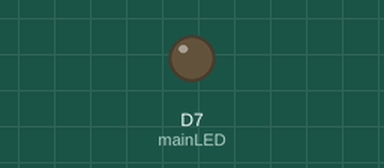
A sketch run on a simulated ESP8266 (NodeMCU). Shown: output pins drawn as LEDs (lit = HIGH).

Above: at 0.5 s.
At 27.0 s:
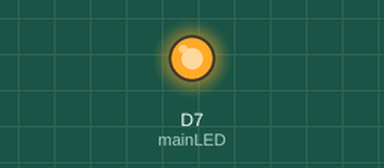
Timing chart, 0 to 28.9 s (numbered marks = the images above):
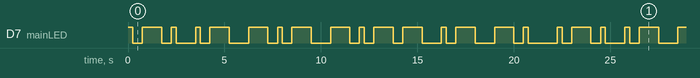

Measured:
- by itself, D7 (mainLED): moves between LOW and HIGH, repeating every 22.3 s
- by itself, everything shown: repeats every 22.3 s, in 32 steps

The sketch:

blinky.ino
```cpp
int mainLED = D7;

void setup() {
    pinMode(mainLED, OUTPUT);
}

void loop() {

    // MAKING PHOTON BLINKING 'RAKYAN' IN MORSE CODE

    // Letter R -> .-.
    digitalWrite(mainLED, HIGH);
    delay(250);
    digitalWrite(mainLED, LOW);
    delay(500);
    digitalWrite(mainLED, HIGH);
    delay(1000);
    digitalWrite(mainLED, LOW);
    delay(500);
    digitalWrite(mainLED, HIGH);
    delay(250);
    digitalWrite(mainLED, LOW);
    delay(500);

    delay(500);

    // Letter A -> .-
    digitalWrite(mainLED, HIGH);
    delay(250);
    digitalWrite(mainLED, LOW);
    delay(500);
    digitalWrite(mainLED, HIGH);
    delay(1000);
    digitalWrite(mainLED, LOW);
    delay(500);

    delay(500);

    // Letter K -> -.-
    digitalWrite(mainLED, HIGH);
    delay(1000);
    digitalWrite(mainLED, LOW);
    delay(500);
    digitalWrite(mainLED, HIGH);
    delay(250);
    digitalWrite(mainLED, LOW);
    delay(500);
    digitalWrite(mainLED, HIGH);
    delay(1000);
    digitalWrite(mainLED, LOW);
    delay(500);

    delay(500);

    // Letter Y -> -.--
    digitalWrite(mainLED, HIGH);
    delay(1000);
    digitalWrite(mainLED, LOW);
    delay(500);
    digitalWrite(mainLED, HIGH);
    delay(250);
    digitalWrite(mainLED, LOW);
    delay(500);
    digitalWrite(mainLED, HIGH);
    delay(1000);
    digitalWrite(mainLED, LOW);
    delay(500);
    digitalWrite(mainLED, HIGH);
    delay(1000);
    digitalWrite(mainLED, LOW);
    delay(500);


    delay(500);

    // Letter A -> .-
    digitalWrite(mainLED, HIGH);
    delay(250);
    digitalWrite(mainLED, LOW);
    delay(500);
    digitalWrite(mainLED, HIGH);
    delay(1000);
    digitalWrite(mainLED, LOW);
    delay(500);

    delay(500);

    // Letter N -> -.
    digitalWrite(mainLED, HIGH);
    delay(1000);
    digitalWrite(mainLED, LOW);
    delay(500);
    digitalWrite(mainLED, HIGH);
    delay(250);
    digitalWrite(mainLED, LOW);
    delay(500);


    delay(1000);
}
```
